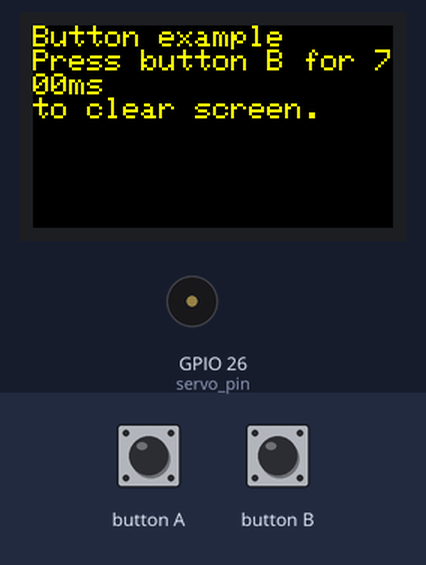
Bench run of a sketch on a simulated ESP32. Parts: 240×135 colour display, buzzer (waves = sounding). Inputs (shaded band) come from the test bench.

Above: at 1.3 s.
1.4 s: button B pressed for 0.15 s
At 2.7 s:
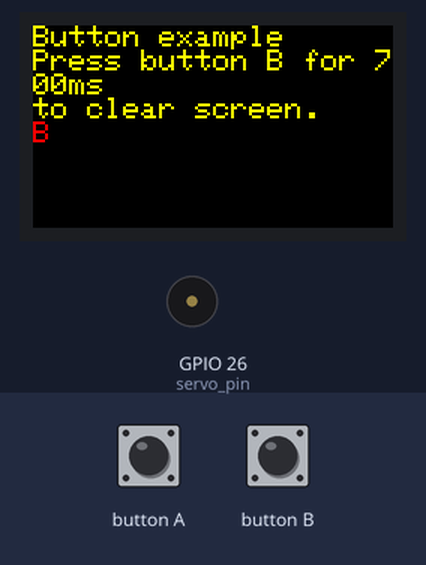
3.0 s: button A pressed for 0.15 s
At 3.4 s:
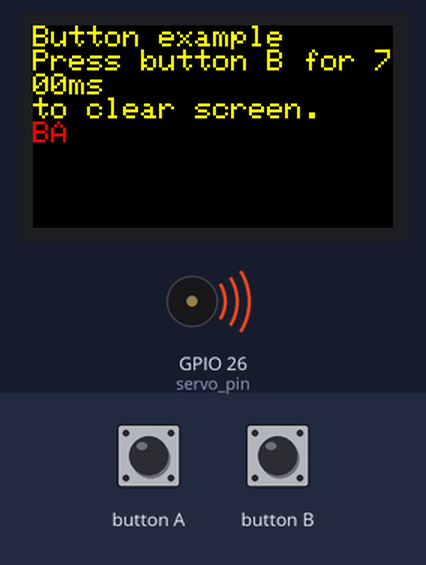
At 10.7 s:
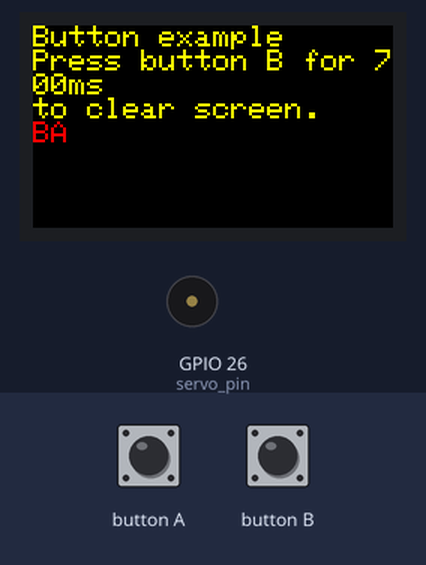
Timing chart, 0 to 11.2 s (numbered marks = the images above; inputs shaded):
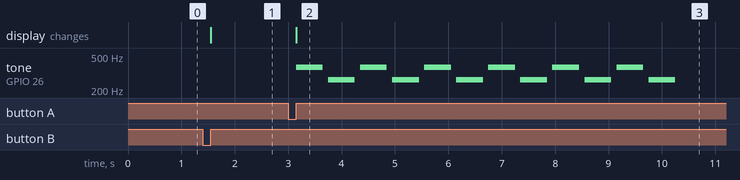

Measured:
- after the input at 1.4 s, the display: changes after 0.15 s (image 1)
- after the input at 3.0 s, tone on GPIO 26 (servo_pin): silent → 370 Hz after 0.15 s, then repeats every 1.2 s: silent 0.10 s, 262 Hz 0.50 s, silent 0.10 s, 370 Hz 0.50 s; the display: changes after 0.15 s (image 2)

The sketch:

Button.ino
```cpp
// (licence header left out)
#include "M5StickCPlus.h"

/* After M5StickC is started or reset
  the program in the setUp () function will be run, and this part will only be
  run once. 在 M5StickC
  启动或者复位后，即会开始执行setup()函数中的程序，该部分只会执行一次。 */
  const int servo_pin = 26;
int freq            = 50;
int ledChannel      = 0;
int resolution      = 10;
extern const unsigned char m5stack_startup_music[];
void setup() {
    M5.begin();  // Initialize the M5StickC-Plus object.  初始化 M5StickC-Plus
                 // 对象
    M5.Lcd.setTextColor(
        YELLOW);  // Set the font color to yellow.  设置字体颜色为黄色
    M5.Lcd.setTextSize(2);  // Set the font size to 2.  设置字体大小为2
    M5.Lcd.setRotation(3);
    M5.Lcd.println(
        "Button example");  // The screen prints the formatted string and wraps
                            // the line.  输出格式化字符串并换行
    M5.Lcd.println("Press button B for 700ms");
    M5.Lcd.println("to clear screen.");
    M5.Lcd.setTextColor(RED);

    ledcSetup(ledChannel, freq, resolution);
    ledcAttachPin(servo_pin, ledChannel);
    ledcWrite(ledChannel, 256);  // 0°
}
void playMusic(const uint8_t* music_data, uint16_t sample_rate) {
      uint32_t length         = strlen((char*)music_data);
      uint16_t delay_interval = ((uint32_t)1000000 / sample_rate);
      for (int i = 0; i < length; i++) {
        ledcWriteTone(ledChannel, music_data[i] * 50);
        delayMicroseconds(delay_interval);
      }
}


/* After the program in setup() runs, it runs the program in loop()
The loop() function is an infinite loop in which the program runs repeatedly
在setup()函数中的程序执行完后，会接着执行loop()函数中的程序
loop()函数是一个死循环，其中的程序会不断的重复运行 */
void loop() {
    M5.update();  // Read the press state of the key.  读取按键 A, B, C 的状态
    if (M5.BtnA
            .wasReleased()) {  // If the button A is pressed.  如果按键 A 被按下
        M5.Lcd.print('A');
        ledcWriteTone(ledChannel, 370);
    delay(500);
    ledcWriteTone(ledChannel, 0);
    delay(100);
    ledcWriteTone(ledChannel, 262);
    delay(500);
    ledcWriteTone(ledChannel, 0);
    delay(100);
    ledcWriteTone(ledChannel, 370);
    delay(500);
    ledcWriteTone(ledChannel, 0);
    delay(100);
    ledcWriteTone(ledChannel, 262);
    delay(500);
    ledcWriteTone(ledChannel, 0);
    delay(100);
    ledcWriteTone(ledChannel, 370);
    delay(500);
    ledcWriteTone(ledChannel, 0);
    delay(100);
    ledcWriteTone(ledChannel, 262);
    delay(500);
    ledcWriteTone(ledChannel, 0);
    delay(100);
    ledcWriteTone(ledChannel, 370);
    delay(500);
    ledcWriteTone(ledChannel, 0);
    delay(100);
    ledcWriteTone(ledChannel, 262);
    delay(500);
    ledcWriteTone(ledChannel, 0);
    delay(100);
    ledcWriteTone(ledChannel, 370);
    delay(500);
    ledcWriteTone(ledChannel, 0);
    delay(100);
    ledcWriteTone(ledChannel, 262);
    delay(500);
    ledcWriteTone(ledChannel, 0);
    delay(100);
    ledcWriteTone(ledChannel, 370);
    delay(500);
    ledcWriteTone(ledChannel, 0);
    delay(100);
    ledcWriteTone(ledChannel, 262);
    delay(500);
    ledcWriteTone(ledChannel, 0);
    delay(100);
    } else if (M5.BtnB.wasReleased()) {  // If the button B is pressed. 如果按键
                                         // B 被按下，
        M5.Lcd.print('B');
    } else if (M5.BtnB.wasReleasefor(
                   700)) {  // The button B is pressed for 700ms. 按键 B 按下
                            // 700ms,屏幕清空
        M5.Lcd.fillScreen(
            BLACK);  // Set BLACK to the background color.  将黑色设置为底色
        M5.Lcd.setCursor(0, 0);
    }
}
```
